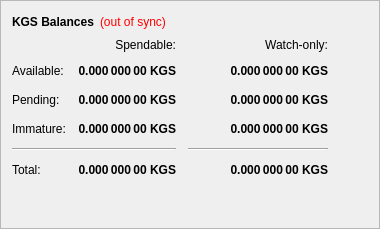
        <widget class="QFrame" name="frame">
         <property name="frameShape">
          <enum>QFrame::StyledPanel</enum>
         </property>
         <property name="frameShadow">
          <enum>QFrame::Raised</enum>
         </property>
         <layout class="QVBoxLayout" name="verticalLayout_4">
          <item>
           <layout class="QHBoxLayout" name="horizontalLayout_4">
            <item>
             <widget class="QLabel" name="label_5">
              <property name="font">
               <font>
                <weight>75</weight>
                <bold>true</bold>
               </font>
              </property>
              <property name="text">
               <string>KGS Balances</string>
              </property>
             </widget>
            </item>
            <item>
             <widget class="QLabel" name="labelWalletStatus">
              <property name="cursor">
               <cursorShape>WhatsThisCursor</cursorShape>
              </property>
              <property name="toolTip">
               <string>The displayed information may be out of date. Your wallet automatically synchronizes with the Kingscoin network after a connection is established, but this process has not completed yet.</string>
              </property>
              <property name="styleSheet">
               <string notr="true">QLabel { color: red; }</string>
              </property>
              <property name="text">
               <string notr="true">(out of sync)</string>
              </property>
              <property name="alignment">
               <set>Qt::AlignLeading|Qt::AlignLeft|Qt::AlignVCenter</set>
              </property>
             </widget>
            </item>
            <item>
             <spacer name="horizontalSpacer_3">
              <property name="orientation">
               <enum>Qt::Horizontal</enum>
              </property>
              <property name="sizeHint" stdset="0">
               <size>
                <width>40</width>
                <height>20</height>
               </size>
              </property>
             </spacer>
            </item>
           </layout>
          </item>
          <item>
           <layout class="QGridLayout" name="gridLayout">
            <property name="spacing">
             <number>12</number>
            </property>
            <item row="2" column="2">
             <widget class="QLabel" name="labelWatchPending">
              <property name="font">
               <font>
                <weight>75</weight>
                <bold>true</bold>
               </font>
              </property>
              <property name="cursor">
               <cursorShape>IBeamCursor</cursorShape>
              </property>
              <property name="toolTip">
               <string>Unconfirmed transactions to watch-only addresses</string>
              </property>
              <property name="text">
               <string notr="true">0.000 000 00 KGS</string>
              </property>
              <property name="alignment">
               <set>Qt::AlignRight|Qt::AlignTrailing|Qt::AlignVCenter</set>
              </property>
              <property name="textInteractionFlags">
               <set>Qt::LinksAccessibleByMouse|Qt::TextSelectableByKeyboard|Qt::TextSelectableByMouse</set>
              </property>
             </widget>
            </item>
            <item row="2" column="1">
             <widget class="QLabel" name="labelUnconfirmed">
              <property name="font">
               <font>
                <weight>75</weight>
                <bold>true</bold>
               </font>
              </property>
              <property name="cursor">
               <cursorShape>IBeamCursor</cursorShape>
              </property>
              <property name="toolTip">
               <string>Total of transactions that have yet to be confirmed, and do not yet count toward the spendable balance</string>
              </property>
              <property name="text">
               <string notr="true">0.000 000 00 KGS</string>
              </property>
              <property name="alignment">
               <set>Qt::AlignRight|Qt::AlignTrailing|Qt::AlignVCenter</set>
              </property>
              <property name="textInteractionFlags">
               <set>Qt::LinksAccessibleByMouse|Qt::TextSelectableByKeyboard|Qt::TextSelectableByMouse</set>
              </property>
             </widget>
            </item>
            <item row="3" column="2">
             <widget class="QLabel" name="labelWatchImmature">
              <property name="font">
               <font>
                <weight>75</weight>
                <bold>true</bold>
               </font>
              </property>
              <property name="cursor">
               <cursorShape>IBeamCursor</cursorShape>
              </property>
              <property name="toolTip">
               <string>Staked or masternode rewards in watch-only addresses that has not yet matured</string>
              </property>
              <property name="text">
               <string notr="true">0.000 000 00 KGS</string>
              </property>
              <property name="alignment">
               <set>Qt::AlignRight|Qt::AlignTrailing|Qt::AlignVCenter</set>
              </property>
              <property name="textInteractionFlags">
               <set>Qt::LinksAccessibleByMouse|Qt::TextSelectableByKeyboard|Qt::TextSelectableByMouse</set>
              </property>
             </widget>
            </item>
            <item row="4" column="0" colspan="2">
             <widget class="Line" name="lineSpendableBalance">
              <property name="orientation">
               <enum>Qt::Horizontal</enum>
              </property>
             </widget>
            </item>
            <item row="4" column="2">
             <widget class="Line" name="lineWatchBalance">
              <property name="sizePolicy">
               <sizepolicy hsizetype="Preferred" vsizetype="Fixed">
                <horstretch>0</horstretch>
                <verstretch>0</verstretch>
               </sizepolicy>
              </property>
              <property name="minimumSize">
               <size>
                <width>140</width>
                <height>0</height>
               </size>
              </property>
              <property name="orientation">
               <enum>Qt::Horizontal</enum>
              </property>
             </widget>
            </item>
            <item row="5" column="0">
             <widget class="QLabel" name="labelTotalText">
              <property name="text">
               <string>Total:</string>
              </property>
             </widget>
            </item>
            <item row="3" column="1">
             <widget class="QLabel" name="labelImmature">
              <property name="font">
               <font>
                <weight>75</weight>
                <bold>true</bold>
               </font>
              </property>
              <property name="cursor">
               <cursorShape>IBeamCursor</cursorShape>
              </property>
              <property name="toolTip">
               <string>Staked or masternode rewards that has not yet matured</string>
              </property>
              <property name="text">
               <string notr="true">0.000 000 00 KGS</string>
              </property>
              <property name="alignment">
               <set>Qt::AlignRight|Qt::AlignTrailing|Qt::AlignVCenter</set>
              </property>
              <property name="textInteractionFlags">
               <set>Qt::LinksAccessibleByMouse|Qt::TextSelectableByKeyboard|Qt::TextSelectableByMouse</set>
              </property>
             </widget>
            </item>
            <item row="2" column="3">
             <spacer name="horizontalSpacer_2">
              <property name="orientation">
               <enum>Qt::Horizontal</enum>
              </property>
              <property name="sizeHint" stdset="0">
               <size>
                <width>40</width>
                <height>20</height>
               </size>
              </property>
             </spacer>
            </item>
            <item row="3" column="0">
             <widget class="QLabel" name="labelImmatureText">
              <property name="text">
               <string>Immature:</string>
              </property>
             </widget>
            </item>
            <item row="5" column="1">
             <widget class="QLabel" name="labelTotal">
              <property name="font">
               <font>
                <weight>75</weight>
                <bold>true</bold>
               </font>
              </property>
              <property name="cursor">
               <cursorShape>IBeamCursor</cursorShape>
              </property>
              <property name="toolTip">
               <string>Your current total balance</string>
              </property>
              <property name="text">
               <string notr="true">0.000 000 00 KGS</string>
              </property>
              <property name="alignment">
               <set>Qt::AlignRight|Qt::AlignTrailing|Qt::AlignVCenter</set>
              </property>
              <property name="textInteractionFlags">
               <set>Qt::LinksAccessibleByMouse|Qt::TextSelectableByKeyboard|Qt::TextSelectableByMouse</set>
              </property>
             </widget>
            </item>
            <item row="5" column="2">
             <widget class="QLabel" name="labelWatchTotal">
              <property name="font">
               <font>
                <weight>75</weight>
                <bold>true</bold>
               </font>
              </property>
              <property name="cursor">
               <cursorShape>IBeamCursor</cursorShape>
              </property>
              <property name="toolTip">
               <string>Current total balance in watch-only addresses</string>
              </property>
              <property name="text">
               <string notr="true">0.000 000 00 KGS</string>
              </property>
              <property name="alignment">
               <set>Qt::AlignRight|Qt::AlignTrailing|Qt::AlignVCenter</set>
              </property>
              <property name="textInteractionFlags">
               <set>Qt::LinksAccessibleByMouse|Qt::TextSelectableByKeyboard|Qt::TextSelectableByMouse</set>
              </property>
             </widget>
            </item>
            <item row="0" column="2">
             <widget class="QLabel" name="labelWatchonly">
              <property name="text">
               <string>Watch-only:</string>
              </property>
              <property name="alignment">
               <set>Qt::AlignRight|Qt::AlignTrailing|Qt::AlignVCenter</set>
              </property>
             </widget>
            </item>
            <item row="1" column="0">
             <widget class="QLabel" name="labelBalanceText">
              <property name="text">
               <string>Available:</string>
              </property>
             </widget>
            </item>
            <item row="1" column="1">
             <widget class="QLabel" name="labelBalance">
              <property name="font">
               <font>
                <weight>75</weight>
                <bold>true</bold>
               </font>
              </property>
              <property name="cursor">
               <cursorShape>IBeamCursor</cursorShape>
              </property>
              <property name="toolTip">
               <string>Your current spendable balance</string>
              </property>
              <property name="text">
               <string notr="true">0.000 000 00 KGS</string>
              </property>
              <property name="alignment">
               <set>Qt::AlignRight|Qt::AlignTrailing|Qt::AlignVCenter</set>
              </property>
              <property name="textInteractionFlags">
               <set>Qt::LinksAccessibleByMouse|Qt::TextSelectableByKeyboard|Qt::TextSelectableByMouse</set>
              </property>
             </widget>
            </item>
            <item row="1" column="2">
             <widget class="QLabel" name="labelWatchAvailable">
              <property name="font">
               <font>
                <weight>75</weight>
                <bold>true</bold>
               </font>
              </property>
              <property name="cursor">
               <cursorShape>IBeamCursor</cursorShape>
              </property>
              <property name="toolTip">
               <string>Your current balance in watch-only addresses</string>
              </property>
              <property name="text">
               <string notr="true">0.000 000 00 KGS</string>
              </property>
              <property name="alignment">
               <set>Qt::AlignRight|Qt::AlignTrailing|Qt::AlignVCenter</set>
              </property>
              <property name="textInteractionFlags">
               <set>Qt::LinksAccessibleByMouse|Qt::TextSelectableByKeyboard|Qt::TextSelectableByMouse</set>
              </property>
             </widget>
            </item>
            <item row="2" column="0">
             <widget class="QLabel" name="labelPendingText">
              <property name="text">
               <string>Pending:</string>
              </property>
             </widget>
            </item>
            <item row="0" column="1">
             <widget class="QLabel" name="labelSpendable">
              <property name="text">
               <string>Spendable:</string>
              </property>
              <property name="alignment">
               <set>Qt::AlignRight|Qt::AlignTrailing|Qt::AlignVCenter</set>
              </property>
             </widget>
            </item>
           </layout>
          </item>
          <item>
           <spacer name="verticalSpacer_4">
            <property name="orientation">
             <enum>Qt::Vertical</enum>
            </property>
            <property name="sizeHint" stdset="0">
             <size>
              <width>20</width>
              <height>40</height>
             </size>
            </property>
           </spacer>
          </item>
         </layout>
        </widget>
